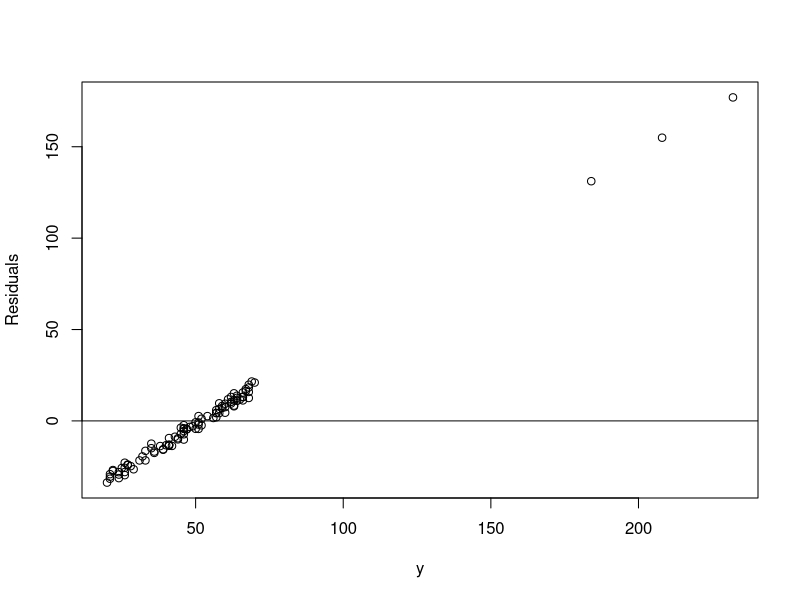
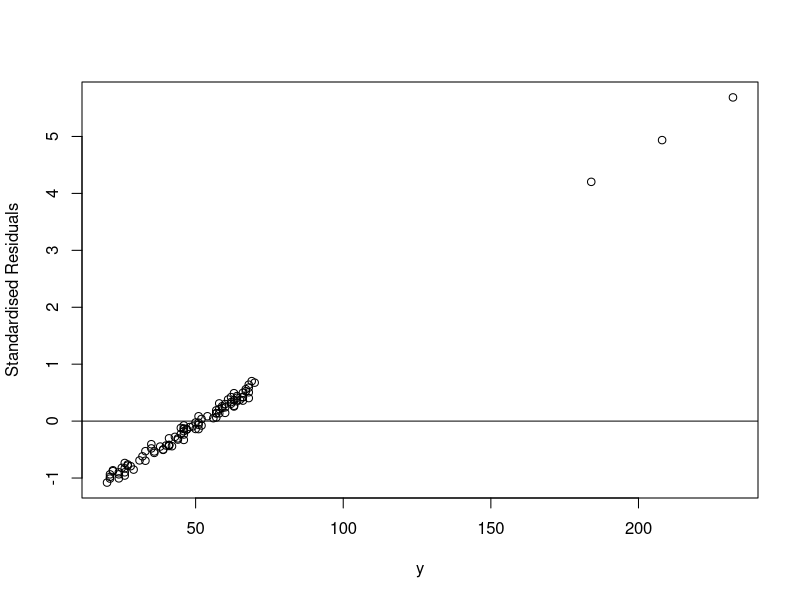

Here is the R script that generated these plots, in order:
## ---- chunk 1

#Simulate data, create data frame
set.seed(2309)
n <- 100

data_df <- data.frame(x1=sample(1:25, n, replace=TRUE), x2=sample(9:40, n, replace=TRUE), y=sample(20:70, n, replace=TRUE))

#add outliers
set.seed(42)
out_i <- sample(1:n, 3)

data_df[out_i, 3] <- data_df[out_i, 3]*4

#Q1 - Perform Linear Regression on this data with y as the response and two covariates x1 and x2. Then plot the residuals. 

lm_res <- lm(y ~ x1+x2, data=data_df)

#plot residuals
plot(data_df$y, residuals(lm_res), ylab="Residuals", xlab="y")
abline(h=0)

#we can also plot standardised residuals
plot(data_df$y, rstandard(lm_res), ylab="Standardised Residuals", xlab="y")
abline(h=0)

#there are 3 outliers so it will be best to perform robust regression

#load library
library(MASS)

#perform robust regression
lm_robust <- rlm(y~x1+x2, data=data_df)

#compare results of the two regression models
summary(lm_res)
summary(lm_robust)

#coefficients are different for both approaches 
#check which approach better fits the data - looking at residuals

#Residual standard error for linear regression
summary(lm_res)$sigma

#Residual standard error for robust regression
summary(lm_robust)$sigma

#31.62901 and 18.28292, so robust regression model performs better for this data

## ---- chunk 2
#Q4: Perform the same analysis by simulating data with a single outlier, and 200 data points

set.seed(2309)
n <- 200

dat_df <- data.frame(x1=sample(1:25, n, replace=TRUE), x2=sample(9:40, n, replace=TRUE), y=sample(20:70, n, replace=TRUE))

#add outliers
set.seed(42)
out_i <- sample(1:n, 1)
dat_df[out_i, 3] <- dat_df[out_i,3]*4

#simple linear regression 
lmReg <- lm(y ~ x1+x2, data=dat_df)
#robust regression
lmRob <- rlm(y ~ x1+x2, data=dat_df)

#get RSE for linear and robust regression
summary(lmReg)$sigma
summary(lmRob)$sigma

#linear regression RSE is smaller than robust
